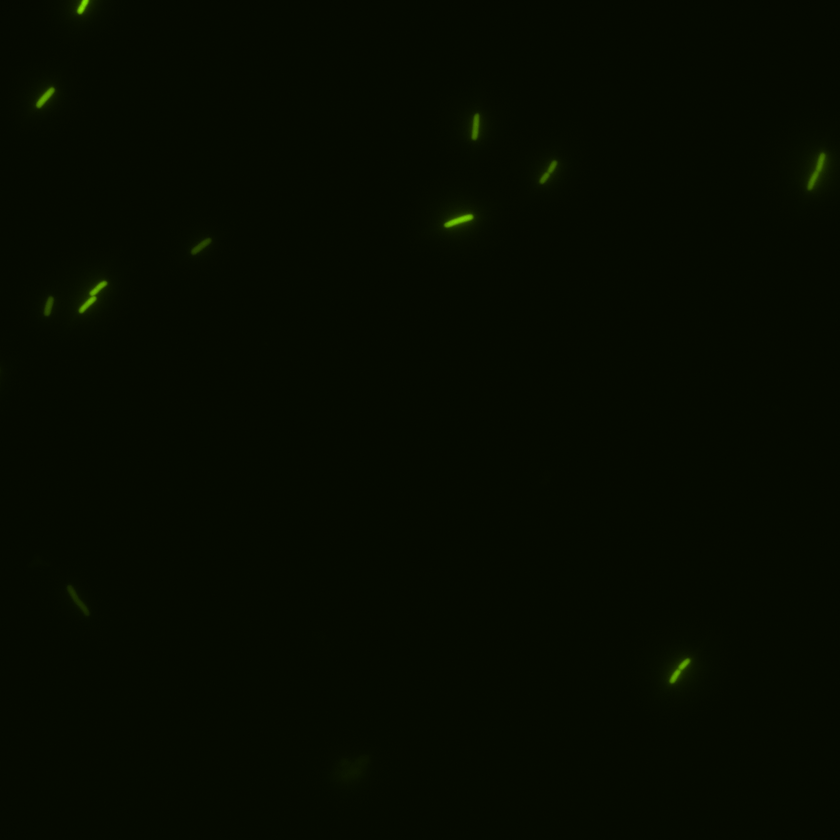
#> input picture Learning/FM15-M13GFP-2.png, 840 x 840 px, shrunk from 2048 x 2048 before the run
$ jupyter execute --allow-errors 'Canny edge detection.ipynb'   (older library calls are emulated)
#> lines starting #> are read from the running program, lines starting #| are printed output that depends on the picture; after the words box and inside, x2 and y2 are one past the last pixel; in counts of white or black regions, pixels touching at a corner belong together
[cell 1]
import cv2 as cv
import numpy as np
from matplotlib import pyplot as plt

image = cv.imread('FM15-M13GFP-2.png', 0)
#> image: shape (840, 840); min 5, max 173, mean 7
image_edge_detect = cv.GaussianBlur(image,(5,5), 0)
edge = cv.Canny(image_edge_detect,6,20)
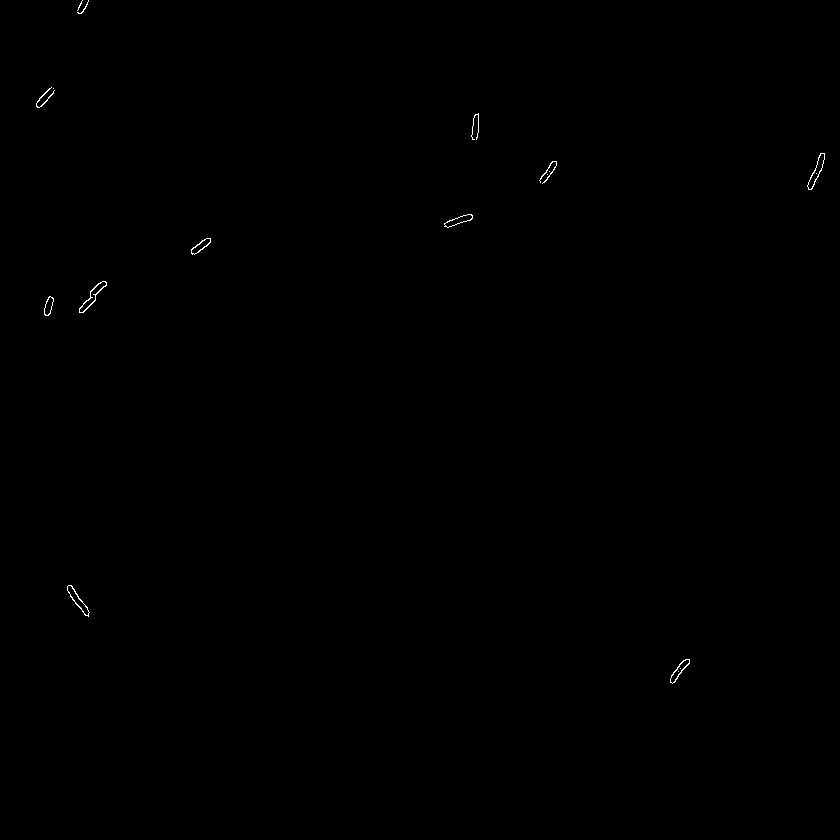
#> edge: shape (840, 840); 0.12% white in thin lines or dots, all inside (x1, y1, x2, y2) = (36, 0, 825, 684)
edge = cv.dilate(edge, None, iterations=2)
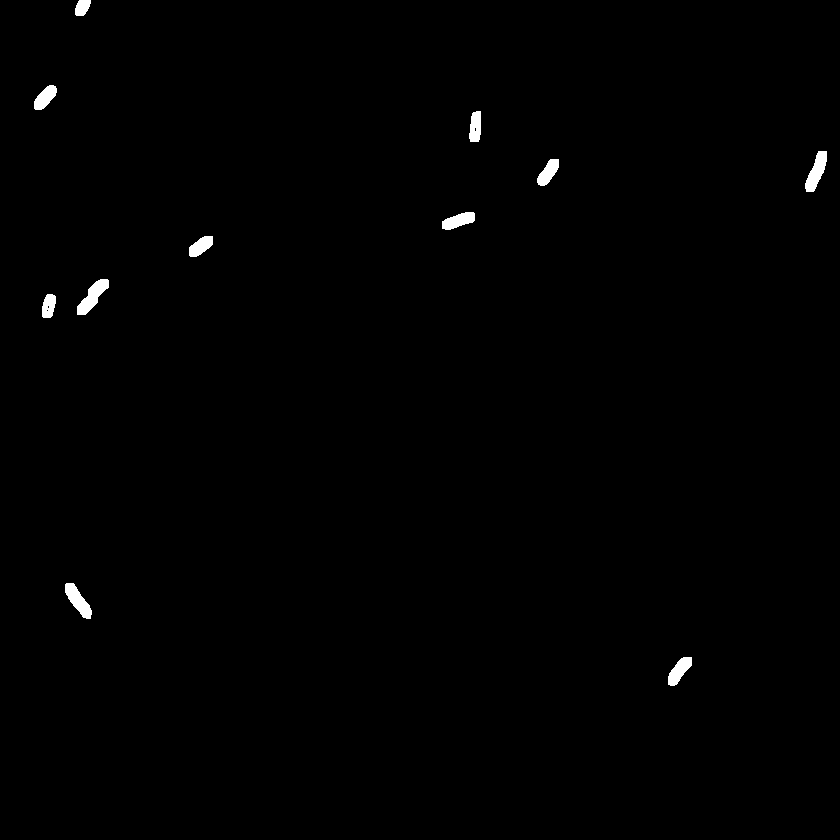
#> edge: shape (840, 840); 0.57% white; 11 white regions, largest, box (x1, y1, x2, y2) and area: (77, 279, 109, 315) 526, (805, 151, 827, 192) 485, (65, 583, 92, 619) 471
edges = cv.erode(edge, None, iterations=2)
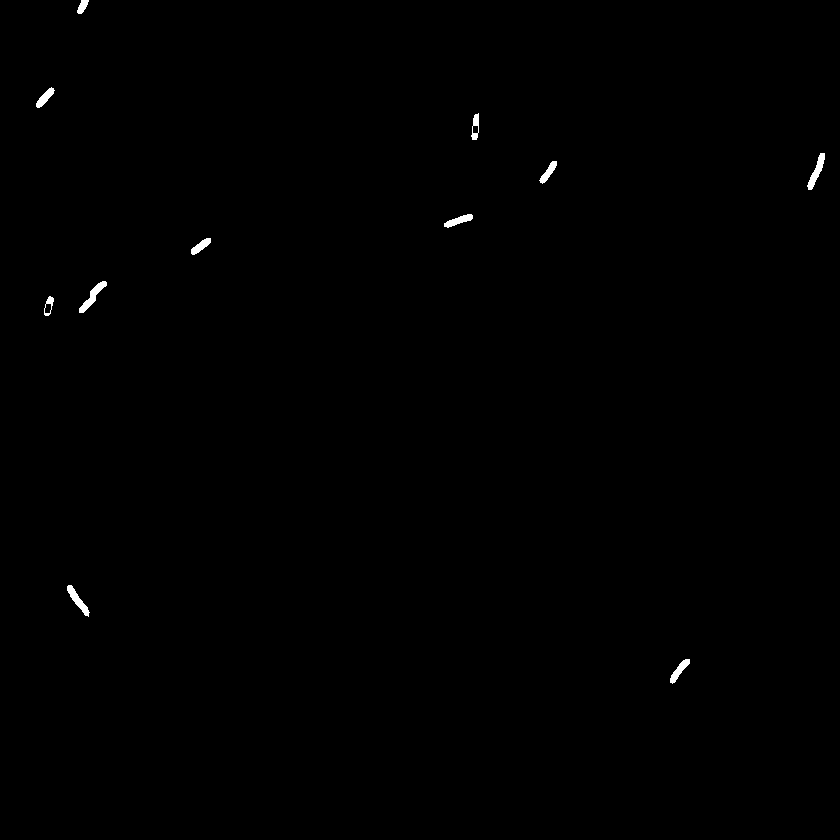
#> edges: shape (840, 840); 0.27% white; 11 white regions
edged, contours, hierarchy = cv.findContours(edge, cv.RETR_TREE, cv.CHAIN_APPROX_SIMPLE)
#> contours = 14 contours, 3 with area under 20; largest, box (x1, y1, x2, y2) and area: (77, 279, 109, 315) 480, (805, 151, 827, 192) 436, (65, 583, 92, 619) 428, (668, 657, 692, 686) 348, (442, 212, 475, 230) 338

filteredcnt = [ i for i in contours if cv.contourArea(i)>50]
#> filteredcnt = 11 contours; largest, box (x1, y1, x2, y2) and area: (77, 279, 109, 315) 480, (805, 151, 827, 192) 436, (65, 583, 92, 619) 428, (668, 657, 692, 686) 348, (442, 212, 475, 230) 338
edge = cv.drawContours(image.copy(),filteredcnt,-1,(0,255,0),3)

def creBOX(coordinate):
    rect = cv.minAreaRect(coordinate)
    box = cv.boxPoints(rect)
    box = np.int0(box)
    return box

box_edge_con = [creBOX(i) for i in filteredcnt]
#> box_edge_con = 11 items
box_edge = cv.drawContours(image.copy(), box_edge_con, -1, (0,0,255), 5)

#> (the rest of this cell did not finish here and is left out)
